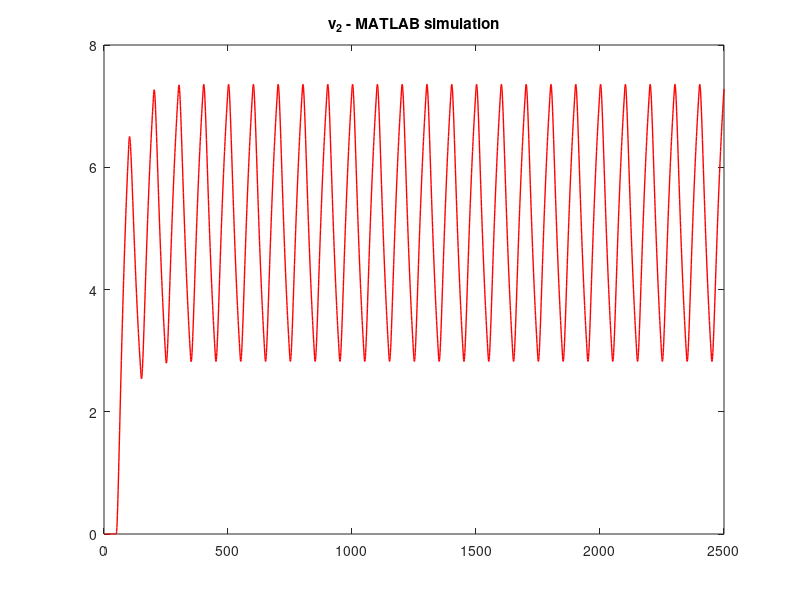

The MATLAB source for this figure:
close all;
clc;
%converting L and C components to parrallel resistor  and current source

T = 1/10000; %sampling time
tsw = 1/100; % switching frequency
D = .5; % duty ratio

L = 50/1000;
C = 50/1000000;
R = 10;

A = [   T/(2*L)      ,  -T/(2*L)                  ,   1   ;...
        -T/(2*L)     ,  ((T/2*L)+ (2*C)/T +1/R)   ,   0   ;...
        1            ,  0                         ,   0    ];

%A_b = inv(A); 

%switch open at t=0
v_1 = 0;
v_2 = 0;
I_E = 0;

I_L = 0;
I_C = 0;
E_val = 10;


N = 25;              %switchings
sampling = tsw/T;    %sampling per switching period
on_time = sampling*D;        %switch close time

v1_vect = [];
v2_vect = [];
Ie_vect = [];

for i = (1:N)
    for j = (1:sampling)
        
        if(j<on_time) % switching
            E = 0;
        else
            E = E_val;
        end
        
        I_L = I_L  + (v_1-v_2)*T/L;
        I_C = -I_C + 4*v_2*C/T;
        
        %diode
        
        
        z = [-I_L  ;  I_L+I_C  ; E];
        
        temp = A \ z;
        v_1 = temp(1);
        v_2 = temp(2);
        I_E = temp(3);
        v1_vect = [v1_vect v_1];
        v2_vect = [v2_vect v_2];  
        Ie_vect = [Ie_vect I_L];
        
        
    
    end
end
x = [v1_vect; v2_vect; Ie_vect];

%plot(x(1,1:length(v1_vect)));
%title('v_1');

figure ;
plot(x(2,1:length(v1_vect)),'r','LineWidth',1);
title('v_2 - MATLAB simulation');

%figure ;
%plot(x(3,1:length(v1_vect)));
%title('I_L');




